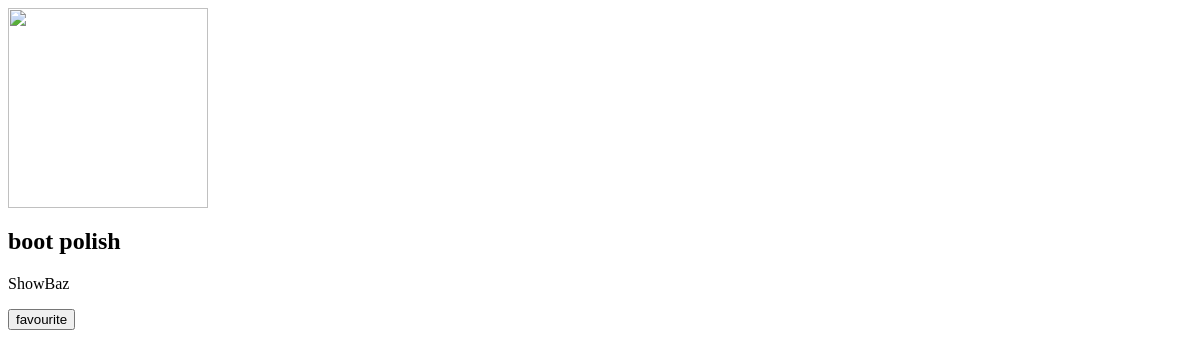
Page /music/2 on the earlier database version.
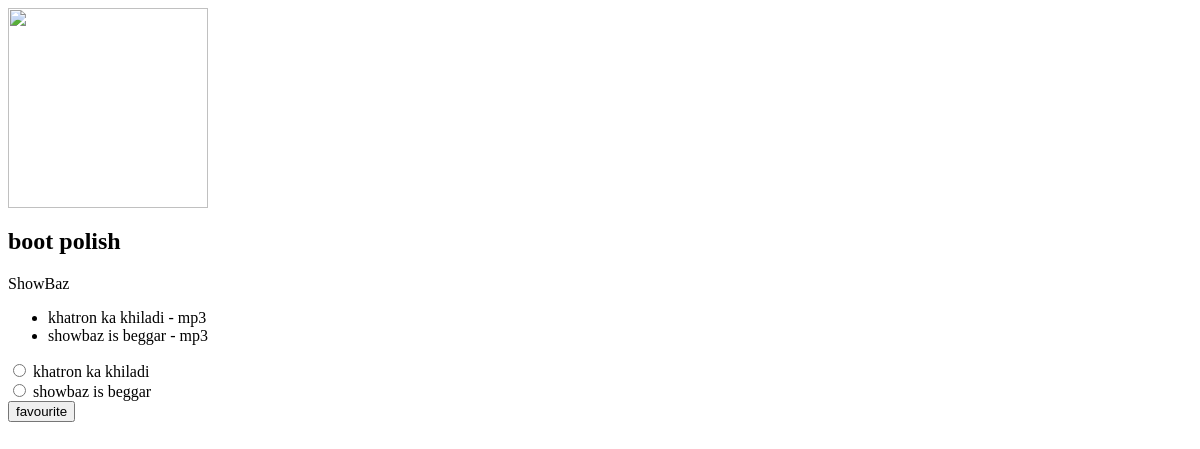
Same page on the later database version.
### music/models.py (models this page shows, shortened)
class Album(models.Model):
    artist = models.CharField(max_length=250)
    albumTitle = models.CharField(max_length=250)
    genre = models.CharField(max_length=250)
    albumLogo = models.CharField(max_length=250)

class Song(models.Model):
    album = models.ForeignKey(Album, on_delete=models.CASCADE)
    fileType = models.CharField(max_length=250)
    songTitle = models.CharField(max_length=250)
    is_favourite = models.BooleanField(default=False)

### music/views.py (the view)
# urls.py: re_path(r'^(?P<album_id>[0-9]+)$', views.detail, name='detail'),
def detail(request, album_id):
    album = get_object_or_404(Album, pk=album_id)
    return render(request, 'music/detail.html', {'album': album})

### music/templates/music/detail.html (shortened to what this page needs)
<img width ="200px" heigth="200px" src="{{album.albumLogo}}" />
<h2>{{album.albumTitle}}</h2>
<p>{{album.artist}}</p>
<ul>
    {% for song in album.song_set.all %}
        <li>{{song.songTitle}} - {{song.fileType}}</li>
    {% endfor %}
</ul>
<form action="{% url 'music:favourite' album.id %}" method="POST">
    {% for song in album.song_set.all %}
    <input type="radio" id="song{{ forloop.counter }}" name="song" value"{{ song.id }}"
    <label for="song{{forloop.counter}}">
            {{song.songTitle}}
        </label><br>
    {% endfor%}
    <input type="submit" value="favourite" >
</form>

Differences in the rows shown:
added Song: songTitle "khatron ka khiladi", fileType "mp3"
added Song: songTitle "showbaz is beggar", fileType "mp3"
